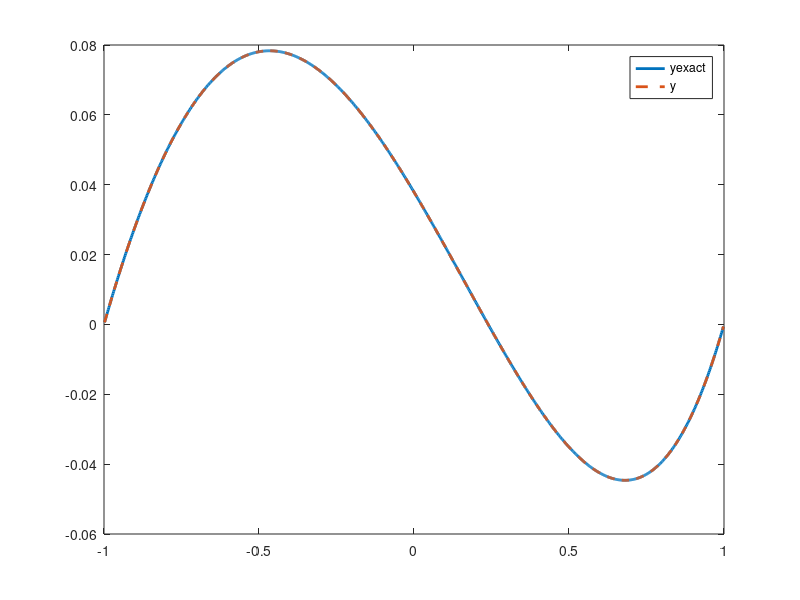

The MATLAB script that drew this image:
clc;
clearvars;
%  We are solv1ng a 2 po1nt BVP problem w1th h3lp of finite difference  scheme
% given problem
% u'' = -u + f   -1<t<1
% u(-1) = u(1) = 0
% where f is a some function of t , u , u'

% Initial values according to the problem
a=-1;
b=1;
alpha = 0;
beta = 0;
% df/dy and df/d(y')
dfdy = @(t,y,dy) 0;
dfddy = @(t,y,dy) 1;
% f(t,u,u') Consider it as a vector function
f = @(t,y,y1)  t + y1;

M = 10;
error = zeros(1:M);

for po = 3:M
    % Number of steps
    N = 2^po;
    printf("Current N: %d",N);

    % Step size
    h = (b-a)/(N+1);

    % A matrix tridiagonal
    A = spdiags(ones(N,1)*[1 -2 1], -1:1, N, N);

    % Exact Solution
    yexact = zeros(1,N);
    co1 = 2/(exp(1) - exp(-1));
    co2 = (-1/2) -co1*(exp(-1));
    for i = 2:N+1
        t = -1 + (i-1)*h;
        yexact(i-1) = -((t^2)/2) - t + (co1*exp(t)) + co2;
    end

    % Initialise values;
    t = a + h*([1:N]');
    y = zeros(N,1);
    dy = zeros(N,1);
    ddy = zeros(N,1);
    g = zeros(N,1);
    g(1) = -alpha/(h*h);
    g(end) = -beta/(h*h);

    %  Initialized y with line interpolation
    for i = 1:N
        y(i) = 1;
    end

    while (1)

        % y' Calculation
        dy(2:end-1) = (y(3:end) - y(1:end-2)) / (2*h);
        % Handle boundaries
        dy(1) = (y(2) - alpha) / (2*h);
        dy(end) = (beta - y(end-1)) / (2*h);

        % F vector
        fvec = f(t,y,dy);

        % We are solving Ay/(h*h) - fvec - g = 0
        H = (A*y)./(h*h) - fvec - g ;

        % Calculating F jacobian
        Fj = zeros(N,N);
        for i = 1:N
            Fj(i,i) = dfdy(a+i*h,y(i),dy(i));
        end
        for i = 1:N-1
            Fj(i,i+1) = dfddy(a+i*h,y(i),dy(i))/(2*h);
            Fj(i+1,i) = -dfddy(a+i*h,y(i+1),dy(i+1))/(2*h);
        end
        dH = A/(h*h) - Fj;

        % Newtons step
        y1 = y - (dH\H);

        % Epsilon check
        if (abs(norm(y1-y))<1e-8)
              y = y1;
              disp(y);
            break;
        end
        y = y1;
    end

    error(po) = max(abs(yexact-y'))/max(abs(yexact));
end

fprintf('\n');
for m = 3:M
    fprintf('%6d \t %0.6e \t %0.2f\n', 2^m, error(m), error(m-1)/error(m));
end

% Ploting
plot(a+[1:N]*h,yexact,'LineWidth',2);
hold on;
plot(a+[1:N]*h,y,'--','LineWidth',2);
legend('yexact','y');
